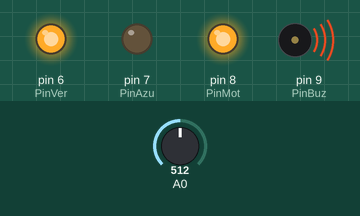
Recording of a sketch running on a simulated Arduino Uno, built with avr-gcc and run on an emulated ATmega328P. Shown: output pins drawn as LEDs (lit = HIGH), buzzer (waves = sounding, pin HIGH). The test bench sets the inputs (shaded band); at power-on: A0 = 512. What the sketch prints to the serial monitor is not drawn.

Above: at 2.8 s.
2.9 s: A0 set to 266
5.6 s: A0 set to 240
At 7.4 s:
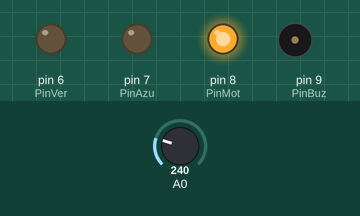
8.3 s: A0 set to 217
11.2 s: A0 set to 189
At 13.3 s:
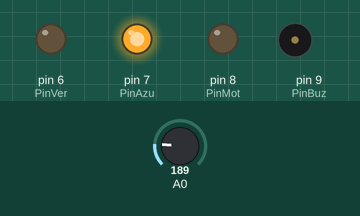
13.9 s: A0 set to 306
At 14.8 s:
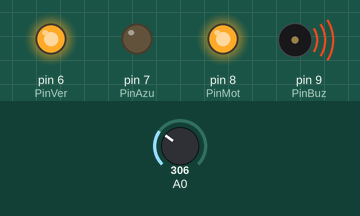
16.6 s: A0 set to 122
At 19.2 s:
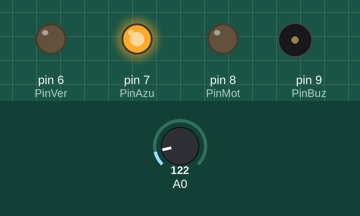
Timing chart, 0 to 20.5 s (numbered marks = the images above; inputs shaded):
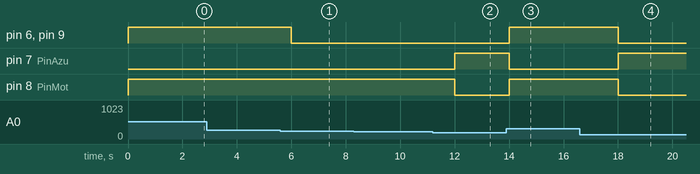

The sketch:

bodacious_esboo1.ino
```cpp
#include<stdio.h>

int PinVer = 6;
int PinAzu = 7;
int PinMot = 8;
int PinBuz = 9;

float valorTPM = 0;
float tensao = 0;
float temp = 0;

void setup()
{
pinMode(PinAzu, OUTPUT);
pinMode(PinBuz, OUTPUT);
pinMode(PinVer, OUTPUT);
pinMode(PinMot, OUTPUT);
pinMode(A0, INPUT);

Serial.begin(9600);

digitalWrite(PinAzu,HIGH);
digitalWrite(PinBuz,LOW);
digitalWrite(PinVer,LOW);
digitalWrite(PinMot,LOW);
}

void loop()

{
valorTPM = analogRead(A0);
tensao = valorTPM*(5000/1024);	//Converte a leitura A0 em tensão
temp = (tensao-500)/10;			// Converte a tensão na temperatura

Serial.print(" Temperatura: ");
Serial.print(valorTPM);
Serial.print(" \xB0"); 	// mostra o símbolo de grau
Serial.println("C"); 		// mostra a unidade de tempetatura

if(temp <= 30)
{
digitalWrite(PinAzu,HIGH);
digitalWrite(PinBuz,LOW);
digitalWrite(PinVer,LOW);
digitalWrite(PinMot,LOW);
}

if(temp > 30 and temp <= 50)
{
digitalWrite(PinAzu,LOW);
digitalWrite(PinBuz,LOW);
digitalWrite(PinVer,LOW);
digitalWrite(PinMot,HIGH);

}
if(temp > 50)
{
digitalWrite(PinAzu,LOW);
digitalWrite(PinBuz,HIGH);
digitalWrite(PinVer,HIGH);
digitalWrite(PinMot,HIGH);
}
delay(2000);
}
```

Estufa_hortalicas.cpp
```cpp
#include<stdio.h>

int PinVer = 6;
int PinAzu = 7;
int PinMot = 8;
int PinBuz = 9;

float valorTPM = 0;
float tensao = 0;
float temp = 0;

void setup()
{
    pinMode(PinAzu, OUTPUT);
    pinMode(PinBuz, OUTPUT);
    pinMode(PinVer, OUTPUT);
    pinMode(PinMot, OUTPUT);
    pinMode(A0, INPUT);

    Serial.begin(9600);

    digitalWrite(PinAzu,HIGH);
    digitalWrite(PinBuz,LOW);
    digitalWrite(PinVer,LOW);
    digitalWrite(PinMot,LOW);
}

void loop()
{
    valorTPM = analogRead(A0);
    tensao = valorTPM*(5000/1024);	//Converte a leitura A0 em tensão
    temp = (tensao-500)/10;			// Converte a tensão na temperatura

    Serial.print(" Temperatura: ");
    Serial.print(temp);
    Serial.print(" \xB0"); 	// mostra o símbolo de grau
    Serial.println("C"); 		// mostra a unidade de tempetatura

    if(temp <= 30)
    {
        digitalWrite(PinAzu,HIGH);
        digitalWrite(PinBuz,LOW);
        digitalWrite(PinVer,LOW);
        digitalWrite(PinMot,LOW);
    }
    if(temp > 30 and temp <= 50)
    {
        digitalWrite(PinAzu,LOW);
        digitalWrite(PinBuz,LOW);
        digitalWrite(PinVer,LOW);
        digitalWrite(PinMot,HIGH);

    }
    if(temp > 50)
    {
        digitalWrite(PinAzu,LOW);
        digitalWrite(PinBuz,HIGH);
        digitalWrite(PinVer,HIGH);
        digitalWrite(PinMot,HIGH);
    }
    delay(2000);
}
```

Measured:
- the behaviour switches between 251 and 250 on A0 (found by bisection; images 0 and 1)
- the behaviour switches between 201 and 200 on A0 (found by bisection; images 1 and 2)
- after the input at 2.9 s, every drawn part: stays the same
- after the input at 5.6 s, pin 6 (PinVer), pin 9 (PinBuz): HIGH → LOW after 0.40 s
- after the input at 8.3 s, every drawn part: stays the same
- after the input at 11.2 s, pin 7 (PinAzu): LOW → HIGH after 0.81 s; pin 8 (PinMot): HIGH → LOW after 0.81 s
- after the input at 13.9 s, pin 6 (PinVer), pin 8 (PinMot), pin 9 (PinBuz): LOW → HIGH after 0.11 s; pin 7 (PinAzu): HIGH → LOW after 0.11 s
- after the input at 16.6 s, pin 6 (PinVer), pin 8 (PinMot), pin 9 (PinBuz): HIGH → LOW after 1.4 s; pin 7 (PinAzu): LOW → HIGH after 1.4 s
